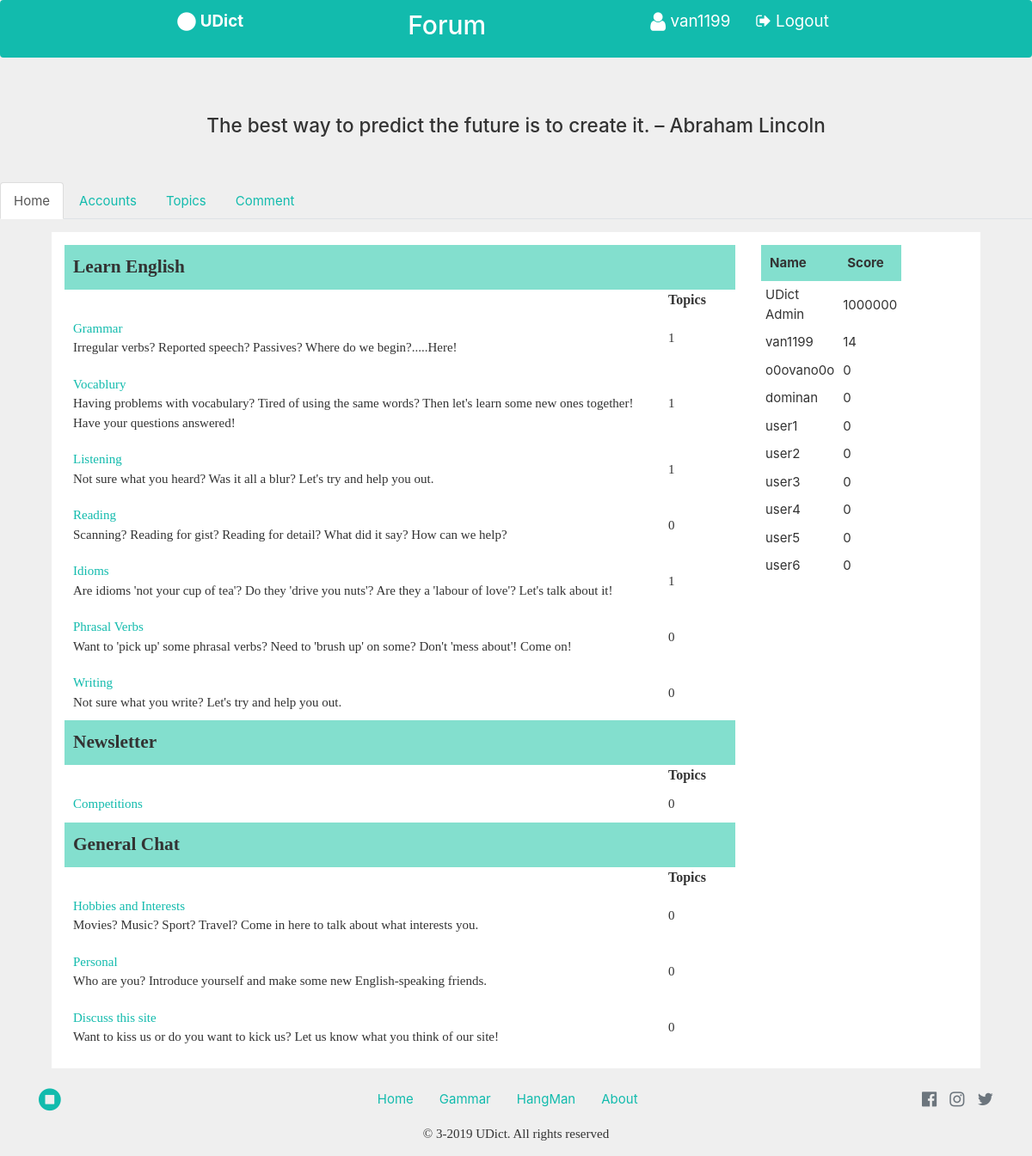
The app's page /forum/homeadmin.php (signed in) with its own data.
### tables this page shows
CREATE TABLE `categories` (
  `cat_id` int(3) UNSIGNED NOT NULL,
  `category_title` varchar(64) NOT NULL
);

CREATE TABLE `subcategories` (
  `subcat_id` int(3) UNSIGNED NOT NULL,
  `parent_id` int(3) UNSIGNED NOT NULL,
  `subcategory_title` varchar(128) NOT NULL,
  `subcategory_desc` varchar(225) NOT NULL
);

CREATE TABLE `users` (
  `user_id` int(8) UNSIGNED NOT NULL,
  `username` varchar(15) NOT NULL,
  `password` varchar(64) NOT NULL,
  `point` int(10) UNSIGNED NOT NULL
);

### forum/conten_functionc.php (the view, shortened to what this page needs)
<?php
	function dispcategories() {
		include ('dbconn.php');
		$select = mysqli_query($con, "SELECT * FROM categories");
		echo "<div class='row'> <div class='col-sm-9'>";
		while ($row = mysqli_fetch_assoc($select)) {
			echo "<table class='category-table' >";
			echo "<tr style='background-color:#83DFCE;' ><td class='main-category' colspan='2' style='padding:10px;' >".$row['category_title']."</td></tr>";
			dispsubcategories($row['cat_id']);
			echo "</table>";
		}
		echo "</div>";
		disrank();
	}
	function disrank(){
		include ('dbconn.php');
		$select = mysqli_query($con, "SELECT username,point FROM users
									  ORDER BY point DESC LIMIT 10");
		echo "<div class='col-sm-2' ><table class='rank'>";
		echo "<tr style='background-color:#83DFCE;' ><th width='50%' style='padding:10px;'>Name</th><th width='50%' style='padding:10px;'>Score</th></tr>";
		while ($row = mysqli_fetch_assoc($select)) {
			echo "<tr  ><td style='padding:5px;'>".$row['username']."</td><td style='padding:5px;' >".$row['point']."</td></tr>";
		}
		echo "</table></div></div>";
	}
	function dispsubcategories($parent_id) {
		include ('dbconn.php');
		$select = mysqli_query($con, "SELECT cat_id, subcat_id, subcategory_title, subcategory_desc FROM categories, subcategories
									  WHERE ($parent_id = categories.cat_id) AND ($parent_id = subcategories.parent_id)");
		echo "<tr><th width='90%' ></th><th width='10%'>Topics</th></tr>";
		while ($row = mysqli_fetch_assoc($select)) {
			echo "<tr><td class='category_title' style='padding:10px;'><a href='/forum/topicss/".$row['cat_id']."/".$row['subcat_id']."'>
				  ".$row['subcategory_title']."<br /></a>";
			echo $row['subcategory_desc']."</td>";
			echo "<td class='num-topics'>".getnumtopics($parent_id, $row['subcat_id'])."</td></tr>";
		}
	}
	function getnumtopics($cat_id, $subcat_id) {
		include ('dbconn.php');
		$select = mysqli_query($con, "SELECT category_id, subcategory_id FROM topics WHERE ".$cat_id." = category_id
									  AND ".$subcat_id." = subcategory_id");
		return mysqli_num_rows($select);
	}
?>

### forum/styles/main.css (style rules this page uses)
* { margin: 0px; padding: 0px; }
body { background-color: #EFEFEF!important; }
a { text-decoration: none; color: #0066FF; }
table.category-table { width: 100%; margin-bottom: 35px; font-family: Calibri; margin: auto; padding: 0; }
table.category-table td.main-category { font-size: 16pt; font-weight: bold; }
table.category-table th { font-size: 12pt; font-weight: bold; text-align: left; }

### forum/homeadmin.php (style rules this page uses)
body { overflow-x: hidden; box-sizing: border-box; }

### records on screen
categories: category_title "Learn English"
subcategories: subcategory_title "Grammar", subcategory_desc "Irregular verbs? Reported speech? Passives? Where do we begin?.....Here!", subcat_id "1"
subcategories: subcategory_title "Vocablury", subcategory_desc "Having problems with vocabulary? Tired of using the same words? Then let's learn some new ones together! Have your questions answered!", subcat_id "1"
subcategories: subcategory_title "Listening", subcategory_desc "Not sure what you heard? Was it all a blur? Let's try and help you out.", subcat_id "1"
subcategories: subcategory_title "Reading", subcategory_desc "Scanning? Reading for gist? Reading for detail? What did it say? How can we help?", subcat_id "0"
subcategories: subcategory_title "Idioms", subcategory_desc "Are idioms 'not your cup of tea'? Do they 'drive you nuts'? Are they a 'labour of love'? Let's talk about it!", subcat_id "1"
subcategories: subcategory_title "Phrasal Verbs", subcategory_desc "Want to 'pick up' some phrasal verbs? Need to 'brush up' on some? Don't 'mess about'! Come on!", subcat_id "0"
subcategories: subcategory_title "Writing", subcategory_desc "Not sure what you write? Let's try and help you out.", subcat_id "0"
categories: category_title "Newsletter"
subcategories: subcategory_title "Competitions", subcat_id "0"
categories: category_title "General Chat"
subcategories: subcategory_title "Hobbies and Interests", subcategory_desc "Movies? Music? Sport? Travel? Come in here to talk about what interests you.", subcat_id "0"
subcategories: subcategory_title "Personal", subcategory_desc "Who are you? Introduce yourself and make some new English-speaking friends.", subcat_id "0"
subcategories: subcategory_title "Discuss this site", subcategory_desc "Want to kiss us or do you want to kick us? Let us know what you think of our site!", subcat_id "0"
users: username "UDict Admin", point "1000000"
users: username "van1199", point "14"
users: username "o0ovano0o", point "0"
users: username "dominan", point "0"
users: username "user1", point "0"
users: username "user2", point "0"
users: username "user3", point "0"
users: username "user4", point "0"
users: username "user5", point "0"
users: username "user6", point "0"

### other values on screen
$_SESSION["username"] "van1199"
